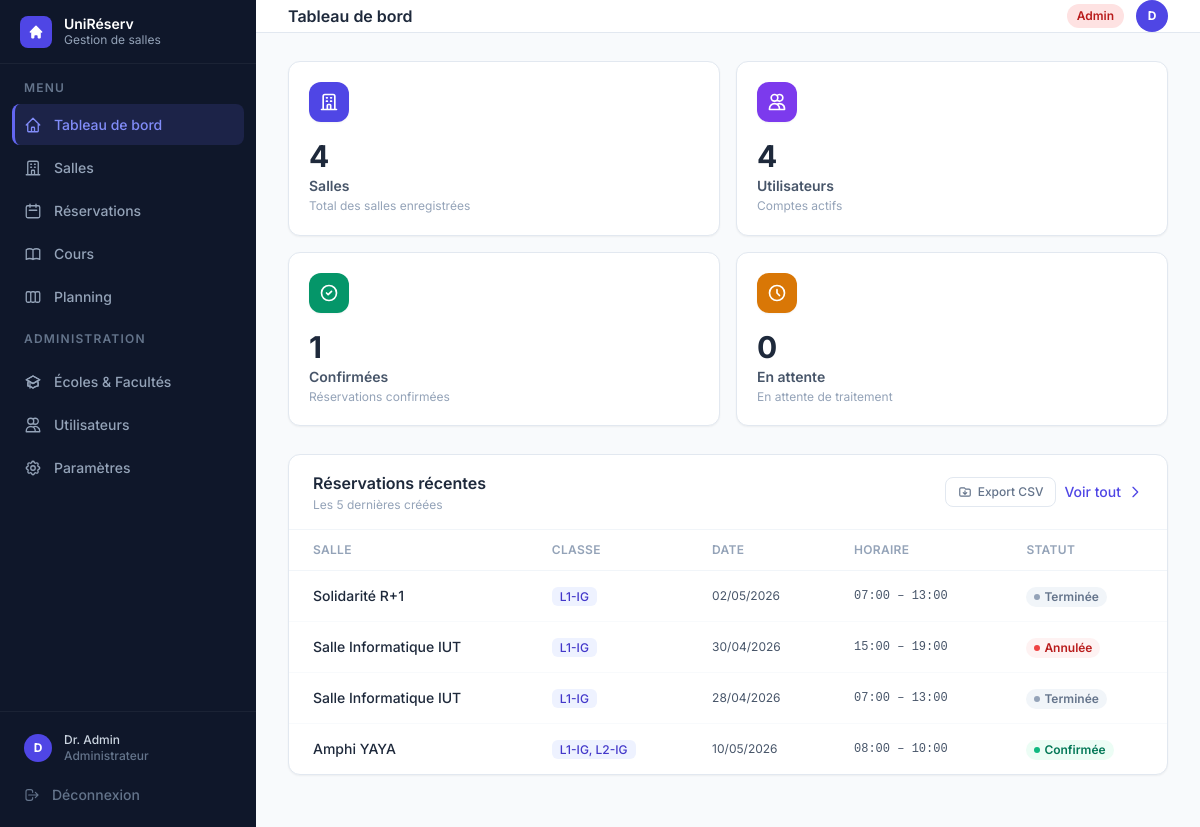
The app's page /dashboard (signed in) with its own data.
### tables this page shows
CREATE TABLE utilisateurs (
            id               INTEGER PRIMARY KEY,
            nom              TEXT    NOT NULL,
            email            TEXT    NOT NULL UNIQUE,
            login            TEXT    NOT NULL UNIQUE,
            mot_de_passe     TEXT    NOT NULL,
            role             TEXT    NOT NULL,
            date_inscription TEXT    NOT NULL,
            matricule        TEXT,
            classe           TEXT,
            matiere          TEXT
        , ecole_id INTEGER, unite_formation_id INTEGER);

CREATE TABLE reservations (
            id              INTEGER PRIMARY KEY,
            salle_id        INTEGER NOT NULL,
            responsable_id  INTEGER NOT NULL,
            classe          TEXT    NOT NULL,
            date            TEXT    NOT NULL,
            heure_debut     TEXT    NOT NULL,
            heure_fin       TEXT    NOT NULL,
            matiere         TEXT    DEFAULT '',
            statut          TEXT    NOT NULL DEFAULT 'en_attente',
            date_creation   TEXT    NOT NULL, enseignant_id INTEGER,
            FOREIGN KEY (salle_id)       REFERENCES salles(id),
            FOREIGN KEY (responsable_id) REFERENCES utilisateurs(id)
        );

CREATE TABLE salles (
            id          INTEGER PRIMARY KEY,
            nom         TEXT    NOT NULL UNIQUE,
            capacite    INTEGER NOT NULL,
            equipements TEXT    NOT NULL DEFAULT '[]',
            disponible  INTEGER NOT NULL DEFAULT 1
        );

### gestion de salle/app.py (the view, shortened to what this page needs)
@app.route("/dashboard")
@login_required
def dashboard():
    bd, utilisateurs, salles, reservations = get_data()
    aujourd_hui = date.today()
    role        = session.get("user_role")
    u_courant   = utilisateurs.get(session["user_id"])
    confirmees  = [r for r in reservations if r.statut == StatutReservation.CONFIRMEE]
    en_attente  = [r for r in reservations if r.statut == StatutReservation.EN_ATTENTE]
    if role == "admin":
        stats = {
            "nb_salles":       len(salles),
            "nb_utilisateurs": len(utilisateurs),
            "nb_confirmees":   len(confirmees),
            "nb_en_attente":   len(en_attente),
        }
        recentes  = sorted(reservations, key=lambda r: r.date_creation, reverse=True)[:5]
        prochaines = []
    return render_template(
        "dashboard.html", active="dashboard",
        role=role,
        stats=stats,
        reservations_recentes=recentes,
        prochaines=prochaines,
        aujourd_hui=aujourd_hui,
        StatutReservation=StatutReservation,
    )

### gestion de salle/templates/dashboard.html (shortened to what this page needs)
{% extends "base.html" %}
{% block heading %}Tableau de bord{% endblock %}
{% block content %}
<div class="grid grid-cols-2 xl:grid-cols-4 gap-4 mb-7">
  {% for color, icon, label, value, hint in cards %}
  <div class="stat-card bg-white rounded-xl border border-slate-200 shadow-sm p-5 cursor-default">
    <div class="flex items-start justify-between mb-4">
      <div class="w-10 h-10 rounded-xl flex items-center justify-center shadow-sm"
           style="background:{{ color }}">
        <svg class="w-5 h-5 text-white" fill="none" stroke="currentColor" stroke-width="2" viewBox="0 0 24 24">
          <path stroke-linecap="round" stroke-linejoin="round" d="{{ icon }}"/>
        </svg>
      </div>
    </div>
    <p class="text-3xl font-bold text-slate-800 mb-0.5 truncate" title="{{ value }}">{{ value }}</p>
    <p class="text-sm font-semibold text-slate-600">{{ label }}</p>
    <p class="text-xs text-slate-400 mt-0.5 leading-snug">{{ hint }}</p>
  </div>
  {% endfor %}
</div>
{% if role == 'admin' and reservations_recentes %}
<div class="bg-white rounded-xl border border-slate-200 shadow-sm mb-6">
  <div class="px-6 py-4 border-b border-slate-100 flex items-center justify-between">
    <div>
      <h3 class="font-semibold text-slate-800">Réservations récentes</h3>
      <p class="text-slate-400 text-xs mt-0.5">Les 5 dernières créées</p>
    </div>
    <div class="flex items-center gap-2">
      <a href="{{ url_for('reservations_export_csv') }}"
         class="inline-flex items-center gap-1.5 px-3 py-1.5 rounded-lg border border-slate-200 text-slate-500 hover:bg-slate-50 text-xs font-medium transition">
        <svg class="w-3.5 h-3.5" fill="none" stroke="currentColor" stroke-width="2" viewBox="0 0 24 24">
          <path stroke-linecap="round" stroke-linejoin="round" d="M12 10v6m0 0l-3-3m3 3l3-3M3 17V7a2 2 0 012-2h6l2 2h6a2 2 0 012 2v8a2 2 0 01-2 2H5a2 2 0 01-2-2z"/>
        </svg>
        Export CSV
      </a>
      <a href="{{ url_for('reservations') }}"
         class="inline-flex items-center gap-1.5 text-indigo-600 hover:text-indigo-800 text-sm font-medium transition">
        Voir tout
        <svg class="w-4 h-4" fill="none" stroke="currentColor" stroke-width="2" viewBox="0 0 24 24"><path stroke-linecap="round" stroke-linejoin="round" d="M9 5l7 7-7 7"/></svg>
      </a>
    </div>
  </div>
  <div class="overflow-x-auto">
    <table class="w-full text-sm">
      <thead>
        <tr class="border-b border-slate-100">
          <th class="px-6 py-3 text-left text-xs font-semibold text-slate-400 uppercase tracking-wide">Salle</th>
          <th class="px-6 py-3 text-left text-xs font-semibold text-slate-400 uppercase tracking-wide">Classe</th>
          <th class="px-6 py-3 text-left text-xs font-semibold text-slate-400 uppercase tracking-wide">Date</th>
          <th class="px-6 py-3 text-left text-xs font-semibold text-slate-400 uppercase tracking-wide">Horaire</th>
          <th class="px-6 py-3 text-left text-xs font-semibold text-slate-400 uppercase tracking-wide">Statut</th>
        </tr>
      </thead>
      <tbody>
        {% for r in reservations_recentes %}
        <tr class="data-row border-b border-slate-50 last:border-0">
          <td class="px-6 py-3.5 font-medium text-slate-800">{{ r.salle.nom }}</td>
          <td class="px-6 py-3.5 text-slate-600">
            <span class="px-2 py-0.5 rounded-md bg-indigo-50 text-indigo-700 text-xs font-medium">{{ format_classe(r.classe) }}</span>
          </td>
          <td class="px-6 py-3.5 text-slate-600 text-xs">{{ r.date.strftime('%d/%m/%Y') }}</td>
          <td class="px-6 py-3.5 text-slate-600 font-mono text-xs">{{ r.heure_debut.strftime('%H:%M') }} – {{ r.heure_fin.strftime('%H:%M') }}</td>
          <td class="px-6 py-3.5">
            {% if r.statut == StatutReservation.CONFIRMEE %}
              <span class="inline-flex items-center gap-1 px-2 py-0.5 rounded-full text-xs font-semibold bg-emerald-50 text-emerald-700"><span class="w-1.5 h-1.5 rounded-full bg-emerald-500"></span>Confirmée</span>
            {% elif r.statut.value == 'en_attente' %}
              <span class="inline-flex items-center gap-1 px-2 py-0.5 rounded-full text-xs font-semibold bg-amber-50 text-amber-700"><span class="w-1.5 h-1.5 rounded-full bg-amber-400"></span>En attente</span>
            {% elif r.statut.value == 'annulee' %}
              <span class="inline-flex items-center gap-1 px-2 py-0.5 rounded-full text-xs font-semibold bg-red-50 text-red-700"><span class="w-1.5 h-1.5 rounded-full bg-red-500"></span>Annulée</span>
            {% else %}
              <span class="inline-flex items-center gap-1 px-2 py-0.5 rounded-full text-xs font-semibold bg-slate-100 text-slate-500"><span class="w-1.5 h-1.5 rounded-full bg-slate-400"></span>Terminée</span>
            {% endif %}
          </td>
        </tr>
        {% endfor %}
      </tbody>
    </table>
  </div>
</div>
{% endif %}
{% endblock %}

### gestion de salle/templates/base.html (shortened to what this page needs)
<!DOCTYPE html>
<html lang="fr" class="h-full">
<head>
  <script src="https://cdn.tailwindcss.com"></script>
</head>
<body class="h-full bg-slate-50 flex" style="font-family:'Inter',sans-serif">
  <aside class="w-64 bg-slate-900 flex flex-col fixed inset-y-0 left-0 z-30" style="background:linear-gradient(180deg,#0f172a 0%,#0f172a 100%)">
    <div class="h-16 flex items-center gap-3 px-5 border-b border-white/5">
      <div class="w-8 h-8 rounded-lg bg-indigo-600 flex items-center justify-center shrink-0">
        <svg class="w-4 h-4 text-white" fill="currentColor" viewBox="0 0 20 20">
          <path d="M10.707 2.293a1 1 0 00-1.414 0l-7 7a1 1 0 001.414 1.414L4 10.414V17a1 1 0 001 1h2a1 1 0 001-1v-2a1 1 0 011-1h2a1 1 0 011 1v2a1 1 0 001 1h2a1 1 0 001-1v-6.586l.293.293a1 1 0 001.414-1.414l-7-7z"/>
        </svg>
      </div>
      <div>
        <p class="text-white font-semibold text-sm leading-tight">UniRéserv</p>
        <p class="text-slate-400 text-xs">Gestion de salles</p>
      </div>
    </div>
    <nav class="flex-1 px-3 py-4 space-y-0.5 overflow-y-auto">
      <p class="text-slate-500 text-xs font-semibold uppercase tracking-widest px-3 mb-2">Menu</p>
      <a href="{{ url_for('dashboard') }}" class="nav-item {% if active=='dashboard' %}nav-item-active{% else %}nav-item-inactive{% endif %}">
        Tableau de bord
      </a>
      <a href="{{ url_for('salles') }}" class="nav-item {% if active=='salles' %}nav-item-active{% else %}nav-item-inactive{% endif %}">
        <svg style="width:18px;height:18px" fill="none" stroke="currentColor" stroke-width="1.75" viewBox="0 0 24 24">
          <path stroke-linecap="round" stroke-linejoin="round" d="M19 21V5a2 2 0 00-2-2H7a2 2 0 00-2 2v16m14 0h2m-2 0h-5m-9 0H3m2 0h5M9 7h1m-1 4h1m4-4h1m-1 4h1m-5 10v-5a1 1 0 011-1h2a1 1 0 011 1v5m-4 0h4"/>
        </svg>
        Salles
      </a>
      <a href="{{ url_for('reservations') }}" class="nav-item {% if active=='reservations' %}nav-item-active{% else %}nav-item-inactive{% endif %}">
        <svg style="width:18px;height:18px" fill="none" stroke="currentColor" stroke-width="1.75" viewBox="0 0 24 24">
          <path stroke-linecap="round" stroke-linejoin="round" d="M8 7V3m8 4V3m-9 8h10M5 21h14a2 2 0 002-2V7a2 2 0 00-2-2H5a2 2 0 00-2 2v12a2 2 0 002 2z"/>
        </svg>
        Réservations
      </a>
      {% if session.user_role in ('admin', 'responsable') %}
      <a href="{{ url_for('cours_liste') }}" class="nav-item {% if active=='cours' %}nav-item-active{% else %}nav-item-inactive{% endif %}">
        Cours
      </a>
      {% endif %}
      <a href="{{ url_for('planning') }}" class="nav-item {% if active=='planning' %}nav-item-active{% else %}nav-item-inactive{% endif %}">
        Planning
      </a>
      {% if session.user_role == 'admin' %}
      <div class="pt-3 pb-1">
        <p class="text-slate-500 text-xs font-semibold uppercase tracking-widest px-3 mb-2">Administration</p>
      </div>
      <a href="{{ url_for('ecoles') }}" class="nav-item {% if active=='ecoles' %}nav-item-active{% else %}nav-item-inactive{% endif %}">
        Écoles & Facultés
      </a>
      <a href="{{ url_for('utilisateurs') }}" class="nav-item {% if active=='utilisateurs' %}nav-item-active{% else %}nav-item-inactive{% endif %}">
        <svg style="width:18px;height:18px" fill="none" stroke="currentColor" stroke-width="1.75" viewBox="0 0 24 24">
          <path stroke-linecap="round" stroke-linejoin="round" d="M12 4.354a4 4 0 110 5.292M15 21H3v-1a6 6 0 0112 0v1zm0 0h6v-1a6 6 0 00-9-5.197M13 7a4 4 0 11-8 0 4 4 0 018 0z"/>
        </svg>
        Utilisateurs
      </a>
      <a href="{{ url_for('parametres') }}" class="nav-item {% if active=='parametres' %}nav-item-active{% else %}nav-item-inactive{% endif %}">
        Paramètres
      </a>
      {% endif %}
    </nav>
    <div class="border-t border-white/5 p-3 space-y-0.5">
      <a href="{{ url_for('profil') }}" class="nav-item {% if active=='profil' %}nav-item-active{% else %}nav-item-inactive{% endif %} !py-2">
        <div class="w-7 h-7 rounded-full bg-indigo-600 flex items-center justify-center text-white text-xs font-bold shrink-0">
          {{ session.user_nom[0].upper() if session.user_nom else '?' }}
        </div>
        <div class="flex-1 min-w-0">
          <p class="text-slate-300 text-xs font-medium truncate">{{ session.user_nom }}</p>
          <p class="text-slate-500 text-xs truncate">
            {% if session.user_role == 'admin' %}Administrateur
            {% elif session.user_role == 'responsable' %}Responsable
            {% elif session.user_role == 'enseignant' %}Enseignant
            {% else %}Étudiant{% endif %}
          </p>
        </div>
      </a>
      <a href="{{ url_for('logout') }}" class="nav-item nav-item-inactive !text-slate-500 hover:!text-red-400">
        <svg style="width:16px;height:16px" fill="none" stroke="currentColor" stroke-width="1.75" viewBox="0 0 24 24">
          <path stroke-linecap="round" stroke-linejoin="round" d="M17 16l4-4m0 0l-4-4m4 4H7m6 4v1a3 3 0 01-3 3H6a3 3 0 01-3-3V7a3 3 0 013-3h4a3 3 0 013 3v1"/>
        </svg>
        Déconnexion
      </a>
    </div>
  </aside>
  <div class="ml-64 flex-1 flex flex-col min-h-screen">
    <header class="h-16 bg-white border-b border-slate-200 flex items-center justify-between px-8 sticky top-0 z-20">
      <h1 class="text-slate-800 font-semibold text-base">{% block heading %}{% endblock %}</h1>
      <div class="flex items-center gap-3">
        {% set role = session.user_role %}
        {% if role == 'admin' %}
          <span class="px-2.5 py-1 rounded-full text-xs font-semibold bg-red-100 text-red-700">Admin</span>
        {% elif role == 'responsable' %}
          <span class="px-2.5 py-1 rounded-full text-xs font-semibold bg-amber-100 text-amber-700">Responsable</span>
        {% elif role == 'enseignant' %}
          <span class="px-2.5 py-1 rounded-full text-xs font-semibold bg-blue-100 text-blue-700">Enseignant</span>
        {% else %}
          <span class="px-2.5 py-1 rounded-full text-xs font-semibold bg-indigo-100 text-indigo-700">Étudiant</span>
        {% endif %}
        <a href="{{ url_for('profil') }}" class="w-8 h-8 rounded-full bg-indigo-600 flex items-center justify-center text-white text-xs font-bold hover:bg-indigo-700 transition">
          {{ session.user_nom[0].upper() if session.user_nom else '?' }}
        </a>
      </div>
    </header>
    <main class="flex-1 px-8 py-7">
      {% block content %}{% endblock %}
    </main>
  </div>
</body>
</html>

### records on screen
utilisateurs: user_nom "Dr. Admin"
reservations: salle.nom "Solidarité R+1", classe "L1-IG", date "02/05/2026", heure_debut "07:00", heure_fin "13:00", shows "Terminée"
reservations: salle.nom "Salle Informatique IUT", classe "L1-IG", date "30/04/2026", heure_debut "15:00", heure_fin "19:00", shows "Annulée"
reservations: salle.nom "Salle Informatique IUT", classe "L1-IG", date "28/04/2026", heure_debut "07:00", heure_fin "13:00", shows "Terminée"
reservations: salle.nom "Amphi YAYA", classe "L1-IG, L2-IG", date "10/05/2026", heure_debut "08:00", heure_fin "10:00", shows "Confirmée"

### other values on screen
{{ session.user_nom[0].upper() if session.user_nom else '?' }} "D"
{{ value }} "4" "4" "1" "0"
{{ label }} "Salles" "Utilisateurs" "Confirmées" "En attente"
{{ hint }} "Total des salles enregistrées" "Comptes actifs" "Réservations confirmées" "En attente de traitement"
